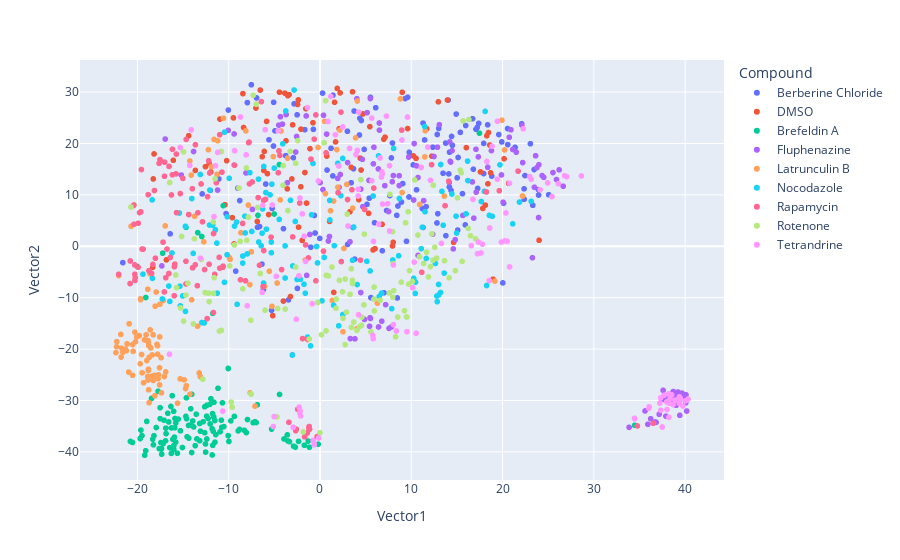

The notebook cell this image was saved under:
### Code cell
def gen_fig(perplexity = 30, early_exaggeration = 12, learning_rate = 200):
    result = features_preprocess(features_dict, perplexity, early_exaggeration, learning_rate)
    result = prepare_info_df(result)
    fig = px.scatter(result, x = 'Vector1', y = 'Vector2', color = 'Compound')
    return fig
gen_fig().show()

### Figure 1 — Plotly figure (JSON) as saved in the notebook; plotly's stock layout.template omitted (floating-point values rounded to 4 significant figures; data arrays with more than 128 entries replaced by an {"elided": "..."} marker saying what was removed)
{"data": [{"hovertemplate": "Compound=Berberine Chloride<br>Vector1=%{x}<br>Vector2=%{y}<extra></extra>", "legendgroup": "Berberine Chloride", "marker": {"color": "#636efa", "symbol": "circle"}, "mode": "markers", "name": "Berberine Chloride", "showlegend": true, "type": "scattergl", "x": {"elided": "132 float values"}, "xaxis": "x", "y": {"elided": "132 float values"}, "yaxis": "y"}, {"hovertemplate": "Compound=DMSO<br>Vector1=%{x}<br>Vector2=%{y}<extra></extra>", "legendgroup": "DMSO", "marker": {"color": "#EF553B", "symbol": "circle"}, "mode": "markers", "name": "DMSO", "showlegend": true, "type": "scattergl", "x": [-10.96, -10.41, -4.006, -3.233, -18.18, -5.183, 12.26, 1.512, -3.855, 4.499, -6.868, -8.443, -3.526, 16.03, 7.945, -3.723, 3.283, 2.207, 6.799, 18.27, 10.52, -14.38, -12.54, -2.096, 18.39, 18.12, -1.474, 3.426, 8.02, -18.32, 4.706, 1.89, 17.84, 0.7459, 5.331, 17.58, -1.098, 20.17, -12.13, -1.954, -9.413, -4.438, 9.605, -3.08, -13.65, 24.0, 2.098, -6.329, 4.252, 4.407, -1.653, -2.35, -20.39, 1.707, -2.379, -9.596, 1.054, 3.566, 5.814, -1.546, -3.381, 7.128, 13.97, 5.462, -11.96, -16.07, -9.476, 12.97, 10.22, -5.848, 18.69, -18.26, -7.015, -0.7698, -10.22, -16.82, 1.595, 11.69, -6.106, -2.081, -2.456, -2.998, 6.028, 14.64, -5.761, 9.011, -8.367, -6.148, 18.46, 6.986, 20.67, 18.6, -6.543, -3.579, -5.618, 18.96], "xaxis": "x", "y": [24.75, 8.076, -10.66, -9.779, 17.97, -13.5, 17.53, -8.98, 29.8, 14.83, 4.824, 29.7, 29.3, 19.19, 0.05996, 20.52, 6.725, 29.84, 4.264, 21.5, 17.1, 21.51, 15.5, 11.58, 12.15, 8.005, 8.398, 15.36, 0.7674, -4.087, 25.75, 30.71, 7.359, 17.55, 6.403, 14.46, 19.0, 17.02, 16.11, 1.147, 0.4559, 29.98, 22.91, 13.1, 14.76, 1.168, 22.87, 17.42, 9.07, 17.14, 14.35, 3.724, 8.01, 20.31, 28.49, 5.572, 4.837, 30.06, -0.7131, 26.77, 29.5, 21.23, 28.46, 23.27, 14.45, 16.73, 24.99, 28.1, 17.59, 24.29, 14.29, 13.1, 26.9, 24.04, 16.65, -2.653, 28.02, 22.87, 18.45, 22.79, 27.59, 23.63, -0.4665, 0.7568, 14.13, 29.96, 23.1, 14.75, 22.13, 20.83, 12.25, 19.69, 30.39, 11.17, 6.17, -6.412], "yaxis": "y"}, {"hovertemplate": "Compound=Brefeldin A<br>Vector1=%{x}<br>Vector2=%{y}<extra></extra>", "legendgroup": "Brefeldin A", "marker": {"color": "#00cc96", "symbol": "circle"}, "mode": "markers", "name": "Brefeldin A", "showlegend": true, "type": "scattergl", "x": {"elided": "132 float values"}, "xaxis": "x", "y": {"elided": "132 float values"}, "yaxis": "y"}, {"hovertemplate": "Compound=Fluphenazine<br>Vector1=%{x}<br>Vector2=%{y}<extra></extra>", "legendgroup": "Fluphenazine", "marker": {"color": "#ab63fa", "symbol": "circle"}, "mode": "markers", "name": "Fluphenazine", "showlegend": true, "type": "scattergl", "x": {"elided": "132 float values"}, "xaxis": "x", "y": {"elided": "132 float values"}, "yaxis": "y"}, {"hovertemplate": "Compound=Latrunculin B<br>Vector1=%{x}<br>Vector2=%{y}<extra></extra>", "legendgroup": "Latrunculin B", "marker": {"color": "#FFA15A", "symbol": "circle"}, "mode": "markers", "name": "Latrunculin B", "showlegend": true, "type": "scattergl", "x": {"elided": "132 float values"}, "xaxis": "x", "y": {"elided": "132 float values"}, "yaxis": "y"}, {"hovertemplate": "Compound=Nocodazole<br>Vector1=%{x}<br>Vector2=%{y}<extra></extra>", "legendgroup": "Nocodazole", "marker": {"color": "#19d3f3", "symbol": "circle"}, "mode": "markers", "name": "Nocodazole", "showlegend": true, "type": "scattergl", "x": {"elided": "132 float values"}, "xaxis": "x", "y": {"elided": "132 float values"}, "yaxis": "y"}, {"hovertemplate": "Compound=Rapamycin<br>Vector1=%{x}<br>Vector2=%{y}<extra></extra>", "legendgroup": "Rapamycin", "marker": {"color": "#FF6692", "symbol": "circle"}, "mode": "markers", "name": "Rapamycin", "showlegend": true, "type": "scattergl", "x": {"elided": "132 float values"}, "xaxis": "x", "y": {"elided": "132 float values"}, "yaxis": "y"}, {"hovertemplate": "Compound=Rotenone<br>Vector1=%{x}<br>Vector2=%{y}<extra></extra>", "legendgroup": "Rotenone", "marker": {"color": "#B6E880", "symbol": "circle"}, "mode": "markers", "name": "Rotenone", "showlegend": true, "type": "scattergl", "x": {"elided": "132 float values"}, "xaxis": "x", "y": {"elided": "132 float values"}, "yaxis": "y"}, {"hovertemplate": "Compound=Tetrandrine<br>Vector1=%{x}<br>Vector2=%{y}<extra></extra>", "legendgroup": "Tetrandrine", "marker": {"color": "#FF97FF", "symbol": "circle"}, "mode": "markers", "name": "Tetrandrine", "showlegend": true, "type": "scattergl", "x": {"elided": "132 float values"}, "xaxis": "x", "y": {"elided": "132 float values"}, "yaxis": "y"}], "layout": {"legend": {"title": {"text": "Compound"}, "tracegroupgap": 0}, "margin": {"t": 60}, "xaxis": {"anchor": "y", "domain": [0, 1], "title": {"text": "Vector1"}}, "yaxis": {"anchor": "x", "domain": [0, 1], "title": {"text": "Vector2"}}}}
